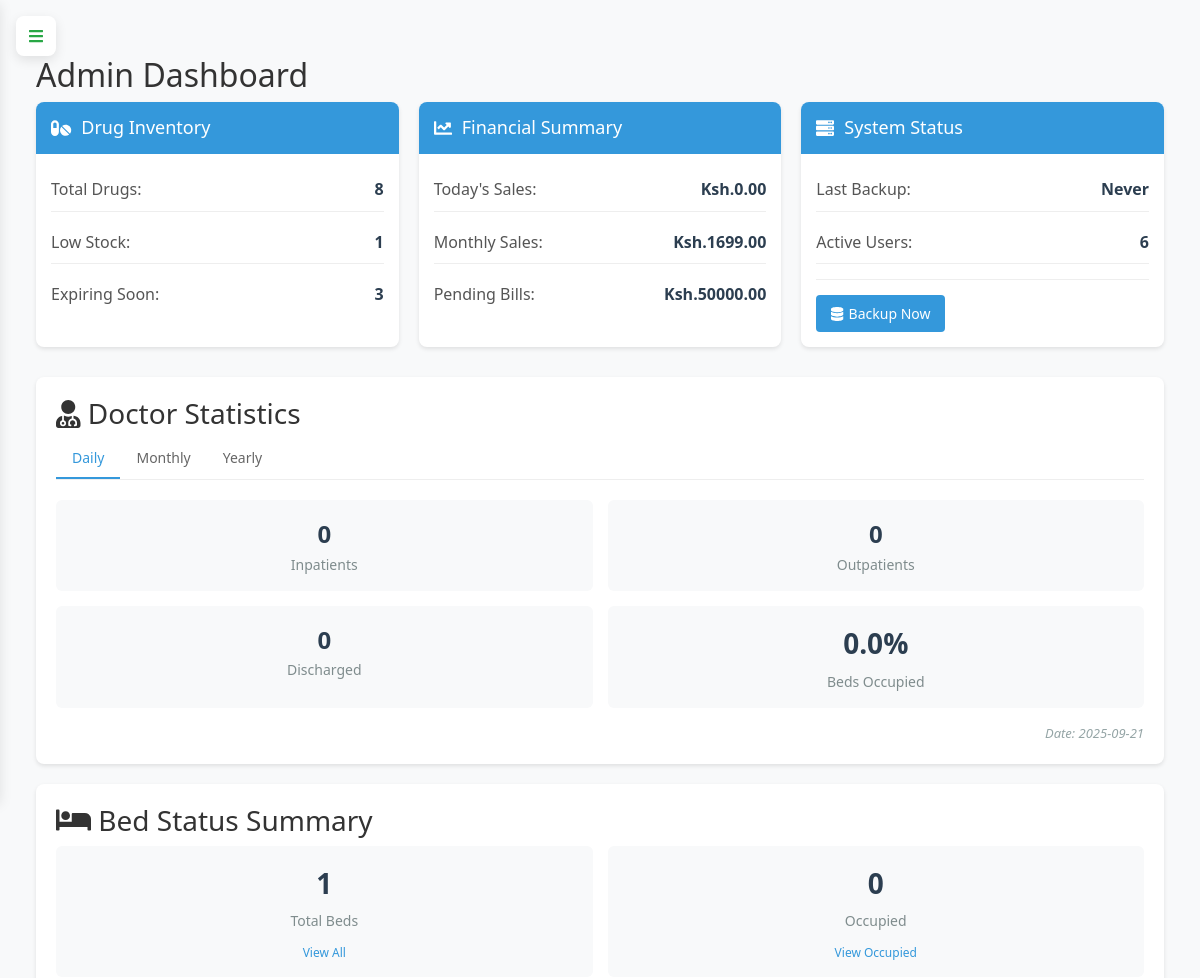
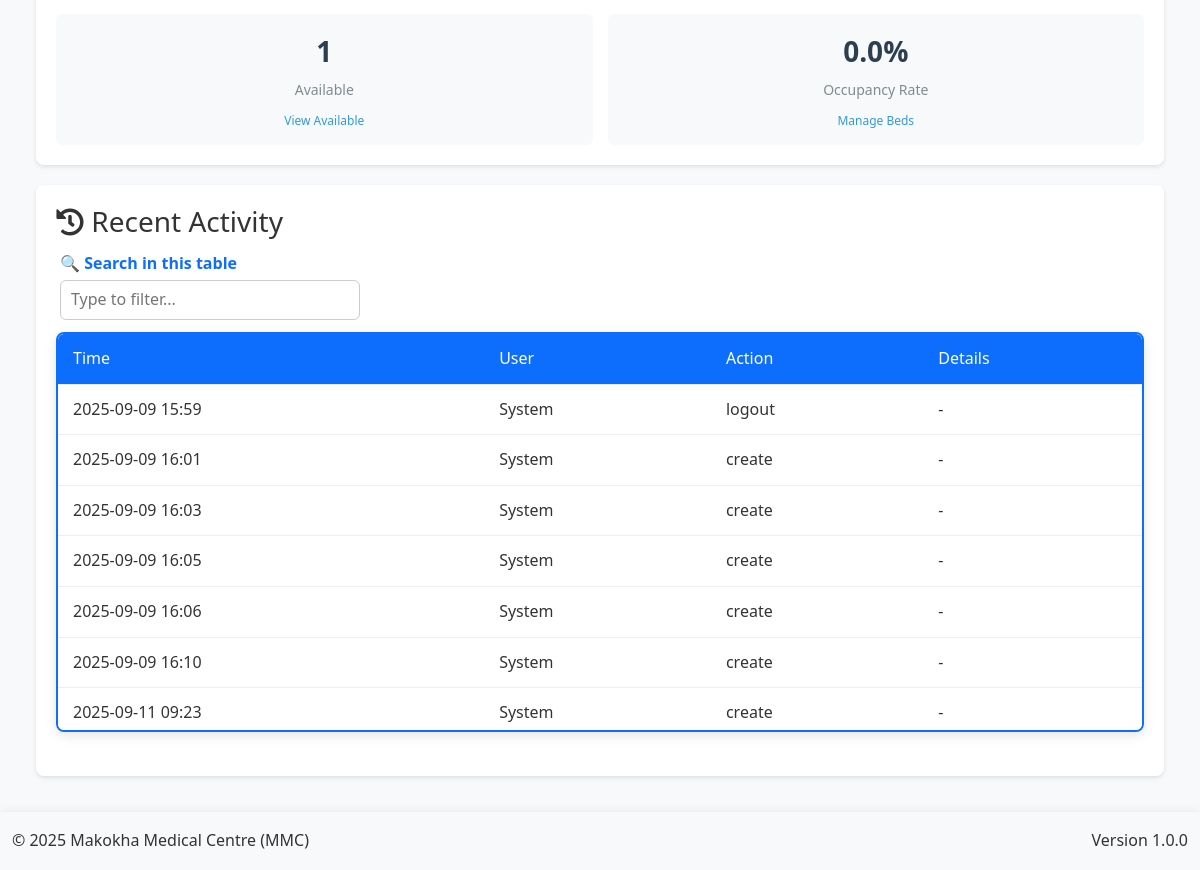
The page /admin (signed in) on the database its author committed (2 pictures, top to bottom).
### app.py (models this page shows, shortened)
class AuditLog(db.Model):
    __tablename__ = 'audit_logs'
    id = db.Column(db.Integer, primary_key=True)
    user_id = db.Column(db.Integer, db.ForeignKey('user.id'), nullable=False)
    action = db.Column(db.String(50), nullable=False)
    table_name = db.Column(db.String(50))  # Tracks which table was affected
    record_id = db.Column(db.Integer)      # ID of the affected record
    description = db.Column(db.String(255))  # For backward compatibility
    changes = db.Column(db.JSON)           # Structured change data
    old_values = db.Column(db.JSON)        # Previous values before change
    new_values = db.Column(db.JSON)        # Values after change
    ip_address = db.Column(db.String(50))  # IP address of the requester
    created_at = db.Column(db.DateTime, default=lambda: datetime.now(timezone.utc))
    user = db.relationship('User', backref='audit_log_entries')

### app.py (the view)
@app.route('/admin')
@login_required
def admin_dashboard():
    if current_user.role != 'admin':
        flash('Unauthorized access', 'danger')
        return redirect(url_for('home'))
    try:
        total_drugs = db.session.query(func.count(Drug.id)).scalar()
        low_stock = db.session.query(func.count(Drug.id)).filter(
            Drug.stocked_quantity - Drug.sold_quantity < 10
        ).scalar()
        expiring_soon = db.session.query(func.count(Drug.id)).filter(
            Drug.expiry_date <= date.today() + timedelta(days=30)
        ).scalar()
        today_sales = db.session.query(func.sum(Sale.total_amount)).filter(
            func.date(Sale.created_at) == date.today()
        ).scalar() or 0
        monthly_sales = db.session.query(func.sum(Sale.total_amount)).filter(
            func.strftime('%Y-%m', Sale.created_at) == datetime.now().strftime('%Y-%m')
        ).scalar() or 0
        pending_bills = db.session.query(func.sum(Debtor.amount_owed)).scalar() or 0
        last_backup = BackupRecord.query.filter_by(status='completed')\
            .order_by(BackupRecord.timestamp.desc()).first()
        last_backup_time = last_backup.timestamp if last_backup else 'Never'
        backup_stats = {
            'total_backups': BackupRecord.query.count(),
            'successful_backups': BackupRecord.query.filter_by(status='completed').count(),
            'failed_backups': BackupRecord.query.filter_by(status='failed').count(),
            'total_size_mb': db.session.query(
                func.coalesce(func.sum(BackupRecord.size_bytes), 0) / (1024 * 1024)
            ).scalar()
        }
        active_users = db.session.query(func.count(User.id)).filter_by(is_active=True).scalar()
        daily_stats = get_doctor_stats('daily')
        monthly_stats = get_doctor_stats('monthly')
        yearly_stats = get_doctor_stats('yearly')
        recent_activity = db.session.query(
            AuditLog.id,
            AuditLog.action,
            AuditLog.created_at.label('created_at'),
            literal('audit').label('type')
        ).union_all(
            db.session.query(
                BackupRecord.id,
                literal('backup').label('action'),
                BackupRecord.timestamp.label('created_at'),
                literal('backup').label('type')
            )
        ).order_by(text('created_at')).limit(10).all()
        return render_template('admin/dashboard.html',
            total_drugs=total_drugs,
            low_stock=low_stock,
            expiring_soon=expiring_soon,
            today_sales=today_sales,
            monthly_sales=monthly_sales,
            pending_bills=pending_bills,
            last_backup_time=last_backup_time,
            backup_stats=backup_stats,
            active_users=active_users,
            daily_stats=daily_stats,
            monthly_stats=monthly_stats,
            yearly_stats=yearly_stats,
            recent_activity=recent_activity
        )
    except Exception as e:
        app.logger.error(f"Error in admin dashboard: {str(e)}")
        flash('An error occurred while loading the dashboard', 'danger')
        return redirect(url_for('home'))

### app.py (called while the page is built, shortened)
@app.before_request
def initialize_data():
    global _first_request
    if not _first_request:
        return

@app.context_processor
def inject_current_date():
    return {'current_date': date.today().strftime('%Y-%m-%d')}

@app.context_processor
def inject_csrf_token():
    return dict(csrf_token=generate_csrf)

def get_total_beds():
    return Bed.query.count()

def get_available_beds():
    return Bed.query.filter_by(status='available').count()

def get_occupied_beds():
    return Bed.query.filter_by(status='occupied').count()

@app.context_processor
def utility_processor():
    def decrypt_data(encrypted_data):
        if not encrypted_data:
            return ""
        try:
            return Config.decrypt_data_static(encrypted_data)
        except:
            return "[Decryption Error]"
    return dict(decrypt_data=decrypt_data)

    @login_manager.user_loader
    def load_user(user_id):
        return db.session.get(User, int(user_id))

### templates/admin/dashboard.html (shortened to what this page needs)
{% extends "base.html" %}
{% block content %}
<div class="content">
    <div class="section-content active" id="dashboard-section">
        <h2>Admin Dashboard</h2>
        <div class="dashboard-widgets">
            <div class="widget">
                <div class="widget-header">
                    <h3><i class="fas fa-pills"></i> Drug Inventory</h3>
                </div>
                <div class="widget-body">
                    <div class="widget-item">
                        <span class="widget-label">Total Drugs:</span>
                        <span class="widget-value">{{ total_drugs }}</span>
                    </div>
                    <div class="widget-item">
                        <span class="widget-label">Low Stock:</span>
                        <span class="widget-value">{{ low_stock }}</span>
                    </div>
                    <div class="widget-item">
                        <span class="widget-label">Expiring Soon:</span>
                        <span class="widget-value">{{ expiring_soon }}</span>
                    </div>
                </div>
            </div>
            <div class="widget">
                <div class="widget-header">
                    <h3><i class="fas fa-chart-line"></i> Financial Summary</h3>
                </div>
                <div class="widget-body">
                    <div class="widget-item">
                        <span class="widget-label">Today's Sales:</span>
                        <span class="widget-value">Ksh.{{ "%.2f"|format(today_sales) }}</span>
                    </div>
                    <div class="widget-item">
                        <span class="widget-label">Monthly Sales:</span>
                        <span class="widget-value">Ksh.{{ "%.2f"|format(monthly_sales) }}</span>
                    </div>
                    <div class="widget-item">
                        <span class="widget-label">Pending Bills:</span>
                        <span class="widget-value">Ksh.{{ "%.2f"|format(pending_bills) }}</span>
                    </div>
                </div>
            </div>
            <div class="widget">
                <div class="widget-header">
                    <h3><i class="fas fa-server"></i> System Status</h3>
                </div>
                <div class="widget-body">
                    <div class="widget-item">
                        <span class="widget-label">Last Backup:</span>
                        <span class="widget-value">
                            {% if last_backup_time != 'Never' %}
                                {{ last_backup_time.strftime('%Y-%m-%d %H:%M') }}
                            {% else %}
                                Never
                            {% endif %}
                        </span>
                    </div>
                    <div class="widget-item">
                        <span class="widget-label">Active Users:</span>
                        <span class="widget-value">{{ active_users }}</span>
                    </div>
                    <div class="widget-actions">
                        <a href="{{ url_for('backup_management') }}" class="btn btn-primary">
                            <i class="fas fa-database"></i> Backup Now
                        </a>
                    </div>
                </div>
            </div>
        </div>
        <div class="doctor-stats-section">
            <h3><i class="fas fa-user-md"></i> Doctor Statistics</h3>
            <div class="timeframe-tabs">
                <button class="timeframe-tab active" onclick="showTimeframe('daily')">Daily</button>
                <button class="timeframe-tab" onclick="showTimeframe('monthly')">Monthly</button>
                <button class="timeframe-tab" onclick="showTimeframe('yearly')">Yearly</button>
            </div>
            <div id="daily-stats" class="timeframe-content active">
                <div class="stats-grid">
                    <div class="stat-card">
                        <div class="stat-value">{{ daily_stats.inpatients }}</div>
                        <div class="stat-label">Inpatients</div>
                    </div>
                    <div class="stat-card">
                        <div class="stat-value">{{ daily_stats.outpatients }}</div>
                        <div class="stat-label">Outpatients</div>
                    </div>
                    <div class="stat-card">
                        <div class="stat-value">{{ daily_stats.discharged }}</div>
                        <div class="stat-label">Discharged</div>
                    </div>
                    <div class="stat-card">
                        <div class="bed-stat-value">
                            {% if daily_stats.total_beds > 0 %}
                                {{ ((daily_stats.occupied_beds / daily_stats.total_beds) * 100) | round(1) }}%
                            {% else %}
                                0%
                            {% endif %}
                        </div>
                        <div class="stat-label">Beds Occupied</div>
                    </div>
                </div>
                <div class="stats-date">Date: {{ daily_stats.start_date.strftime('%Y-%m-%d') }}</div>
            </div>
        </div>
        <div class="bed-status-section">
            <h3><i class="fas fa-bed"></i> Bed Status Summary</h3>
            <div class="bed-stats-grid">
                <div class="bed-stat-card">
                    <div class="bed-stat-value">{{ daily_stats.total_beds }}</div>
                    <div class="bed-stat-label">Total Beds</div>
                    <a href="{{ url_for('manage_beds') }}" class="bed-stat-link">View All</a>
                </div>
                <div class="bed-stat-card">
                    <div class="bed-stat-value">{{ daily_stats.occupied_beds }}</div>
                    <div class="bed-stat-label">Occupied</div>
                    <a href="{{ url_for('manage_beds') }}?status=occupied" class="bed-stat-link">View Occupied</a>
                </div>
                <div class="bed-stat-card">
                    <div class="bed-stat-value">{{ daily_stats.available_beds }}</div>
                    <div class="bed-stat-label">Available</div>
                    <a href="{{ url_for('manage_beds') }}?status=available" class="bed-stat-link">View Available</a>
                </div>
                <div class="bed-stat-card">
                    <div class="bed-stat-value">
                        {% if daily_stats.total_beds > 0 %}
                            {{ ((daily_stats.occupied_beds / daily_stats.total_beds) * 100) | round(1) }}%
                        {% else %}
                            0%
                        {% endif %}
                    </div>
                    <div class="bed-stat-label">Occupancy Rate</div>
                    <a href="{{ url_for('manage_beds') }}" class="bed-stat-link">Manage Beds</a>
                </div>
            </div>
        </div>
        <div class="recent-activity">
            <h3><i class="fas fa-history"></i> Recent Activity</h3>
            <table class="activity-table">
                <thead>
                    <tr>
                        <th>Time</th>
                        <th>User</th>
                        <th>Action</th>
                        <th>Details</th>
                    </tr>
                </thead>
                <tbody>
                    {% for log in recent_activity %}
                    <tr>
                        <td>{{ log.created_at.strftime('%Y-%m-%d %H:%M') }}</td>
                        <td>{{ log.user.username if log.user else 'System' }}</td>
                        <td>{{ log.action }}</td>
                        <td>
                            {% if log.table_name and log.record_id %}
                                {{ log.table_name }} #{{ log.record_id }}
                            {% else %}
                                -
                            {% endif %}
                        </td>
                    </tr>
                    {% endfor %}
                </tbody>
            </table>
        </div>
    </div>
</div>
{% endblock %}

### static/css/style.css (style rules this page uses)
:root { --primary-color: #3498db; --secondary-color: #2980b9; --success-color: #2ecc71; --danger-color: #e74c3c; --warning-color: #f39c12; --info-color: #1abc9c; --light-color: #ecf0f1; --dark-color: #2c3e50; --gray-color: #95a5a6; --white-color: #ffffff; --black-color: #000000; --sidebar-width: 250px; --sidebar-collapsed-width: 0; --top-bar-height: 60px; --shadow: 0 2px 10px rgba(0, 0, 0, 0.1); --transition: all 0.3s ease; }
* { margin: 0; padding: 0; box-sizing: border-box; font-family: 'Segoe UI', Tahoma, Geneva, Verdana, sans-serif; }
.btn { position: relative; z-index: auto; }
.content, .main-content, .dashboard-container { position: static !important; overflow: visible !important; }
body { background-color: #f5f6fa; color: #333; line-height: 1.6; overflow-x: hidden; }
a { text-decoration: none; color: inherit; }
button, input, select, textarea { font-family: inherit; font-size: inherit; }
.btn { display: inline-block; padding: 8px 16px; border: none; border-radius: 4px; background-color: var(--primary-color); color: white; cursor: pointer; transition: var(--transition); }
.btn-primary { background-color: var(--primary-color); }
.content { flex: 1; padding: 20px; overflow-y: auto; }
.section-content { display: none; width: 100%; }
.section-content.active { display: block; }
.dashboard-widgets { display: grid; grid-template-columns: repeat(auto-fit, minmax(300px, 1fr)); gap: 20px; margin-bottom: 30px; }
.widget { background-color: white; border-radius: 8px; box-shadow: var(--shadow); overflow: hidden; }
.widget-header { padding: 15px 20px; background-color: var(--primary-color); color: white; }
.widget-header h3 { font-size: 1.1rem; display: flex; align-items: center; }
.widget-body { padding: 20px; }
.widget-item { display: flex; justify-content: space-between; margin-bottom: 10px; padding-bottom: 10px; border-bottom: 1px solid #eee; }
.widget-item:last-child { margin-bottom: 0; padding-bottom: 0; border-bottom: none; }
.widget-label { font-weight: 500; color: var(--gray-color); }
.widget-value { font-weight: 600; }
.widget-actions { margin-top: 15px; }

### templates/base.html (style rules this page uses)
:root { --sidebar-width: 260px; --sidebar-collapsed-width: 0px; --primary-color: #0d6efd; --primary-dark: #0a58ca; --secondary-color: #6c757d; --header-height: 60px; --transition-speed: 0.3s; --border-color: rgba(255, 255, 255, 0.1); --table-blue: #0d6efd; --table-white: #ffffff; --hamburger-red: #038d38ff; --hamburger-green: #28a745; --bg-light: #f8f9fa; --text-dark: #212529; --shadow: 0 4px 12px rgba(0, 0, 0, 0.1); --radius: 8px; }
body { background-color: var(--bg-light); font-family: 'Segoe UI', Tahoma, Geneva, Verdana, sans-serif; line-height: 1.6; padding-top: 20px; }
.table-container table { width: 100%; border-collapse: separate; border-spacing: 0; table-layout: auto; }
.table-container th { background-color: var(--table-blue) !important; color: var(--table-white) !important; position: sticky; top: 0; padding: 0.6rem 0.8rem; font-weight: 600; white-space: nowrap; border: none; text-align: left; z-index: 2; }
.table-container td { padding: 0.6rem 0.8rem; vertical-align: middle; border: none; white-space: nowrap; overflow: hidden; text-overflow: ellipsis; max-width: 250px; }
.table-container tbody tr { transition: background-color 0.2s; }
.btn { border-radius: var(--radius); padding: 0.75rem 1.5rem; font-weight: 500; transition: all 0.3s; }
.btn-primary { background-color: var(--primary-color); border-color: var(--primary-color); }

### rows shown on the page
AuditLog: created_at "2025-09-09 15:59", user "System", action "logout"
AuditLog: created_at "2025-09-09 16:01", user "System", action "create"
AuditLog: created_at "2025-09-09 16:03", user "System", action "create"
AuditLog: created_at "2025-09-09 16:05", user "System", action "create"
AuditLog: created_at "2025-09-09 16:06", user "System", action "create"
AuditLog: created_at "2025-09-09 16:10", user "System", action "create"
AuditLog: created_at "2025-09-11 09:23", user "System", action "create"

### other values the page prints
{{ total_drugs }} "8"
{{ low_stock }} "1"
{{ expiring_soon }} "3"
{{ "%.2f"|format(today_sales) }} "0.00"
{{ "%.2f"|format(monthly_sales) }} "1699.00"
{{ "%.2f"|format(pending_bills) }} "50000.00"
{{ active_users }} "6"
{{ daily_stats.inpatients }} "0"
{{ daily_stats.outpatients }} "0"
{{ daily_stats.discharged }} "0"
{{ daily_stats.start_date.strftime('%Y-%m-%d') }} "2025-09-21"
{{ daily_stats.total_beds }} "1"
{{ daily_stats.occupied_beds }} "0"
{{ daily_stats.available_beds }} "1"
